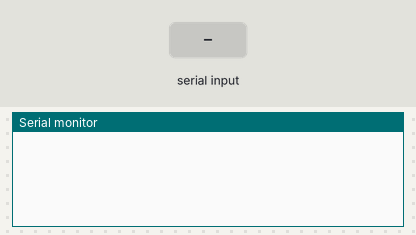
Recording of a sketch running on a simulated Arduino Uno, built with avr-gcc and run on an emulated ATmega328P. On the bench: the last lines printed to the serial monitor. The inputs (shaded band) are chosen by the test bench.

Above: at 1.2 s.
1.3 s: "90,45\n" received over Serial
At 2.1 s:
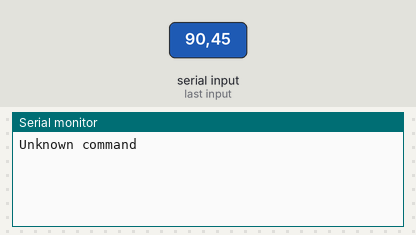
2.8 s: "3\n" received over Serial
At 3.2 s:
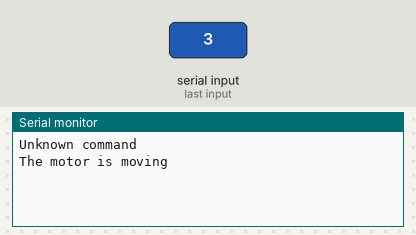

Measured:
- after the input at 1.3 s, the serial monitor: prints a new line at once (image 1)
- after the input at 2.8 s, the serial monitor: prints a new line at once (image 2)

The sketch:

1810serial.ino
```cpp
int x;

void setup() {
  Serial.begin(115200);
  Serial.setTimeout(10);
}

void loop() {
  if (Serial.available() > 0) {
    x = Serial.readStringUntil('\n').toInt();

    if (x == 3) {
      Serial.println("The motor is moving");
    }
    else {
      Serial.println("Unknown command");
    }
  }
}
```
